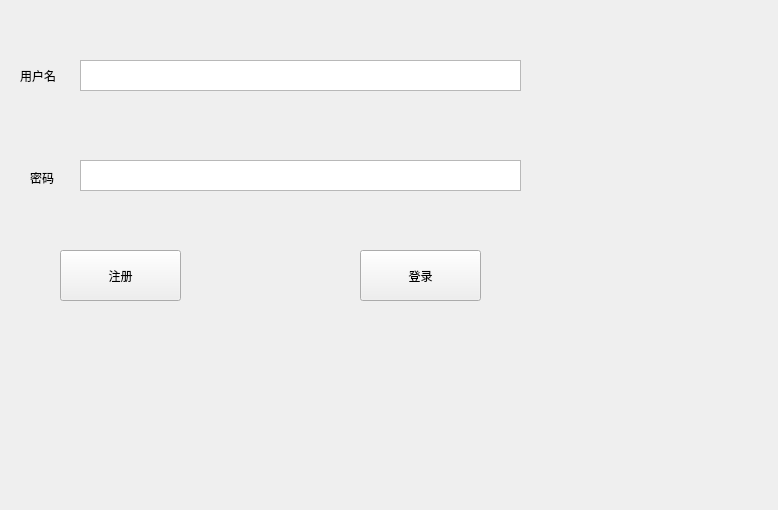
<?xml version="1.0" encoding="UTF-8"?>
<ui version="4.0">
 <class>WidgetLog</class>
 <widget class="QWidget" name="WidgetLog">
  <property name="geometry">
   <rect>
    <x>0</x>
    <y>0</y>
    <width>778</width>
    <height>510</height>
   </rect>
  </property>
  <property name="windowTitle">
   <string>WidgetLog</string>
  </property>
  <widget class="QLabel" name="label">
   <property name="geometry">
    <rect>
     <x>20</x>
     <y>60</y>
     <width>121</width>
     <height>31</height>
    </rect>
   </property>
   <property name="text">
    <string>用户名</string>
   </property>
  </widget>
  <widget class="QLabel" name="label_3">
   <property name="geometry">
    <rect>
     <x>30</x>
     <y>170</y>
     <width>72</width>
     <height>15</height>
    </rect>
   </property>
   <property name="text">
    <string>密码</string>
   </property>
  </widget>
  <widget class="QTextEdit" name="textEdit">
   <property name="geometry">
    <rect>
     <x>80</x>
     <y>60</y>
     <width>441</width>
     <height>31</height>
    </rect>
   </property>
  </widget>
  <widget class="QTextEdit" name="textEdit_2">
   <property name="geometry">
    <rect>
     <x>80</x>
     <y>160</y>
     <width>441</width>
     <height>31</height>
    </rect>
   </property>
  </widget>
  <widget class="QPushButton" name="pushButton">
   <property name="geometry">
    <rect>
     <x>60</x>
     <y>250</y>
     <width>121</width>
     <height>51</height>
    </rect>
   </property>
   <property name="text">
    <string>注册</string>
   </property>
  </widget>
  <widget class="QPushButton" name="pushButton_2">
   <property name="geometry">
    <rect>
     <x>360</x>
     <y>250</y>
     <width>121</width>
     <height>51</height>
    </rect>
   </property>
   <property name="text">
    <string>登录</string>
   </property>
  </widget>
 </widget>
 <resources/>
 <connections/>
</ui>
